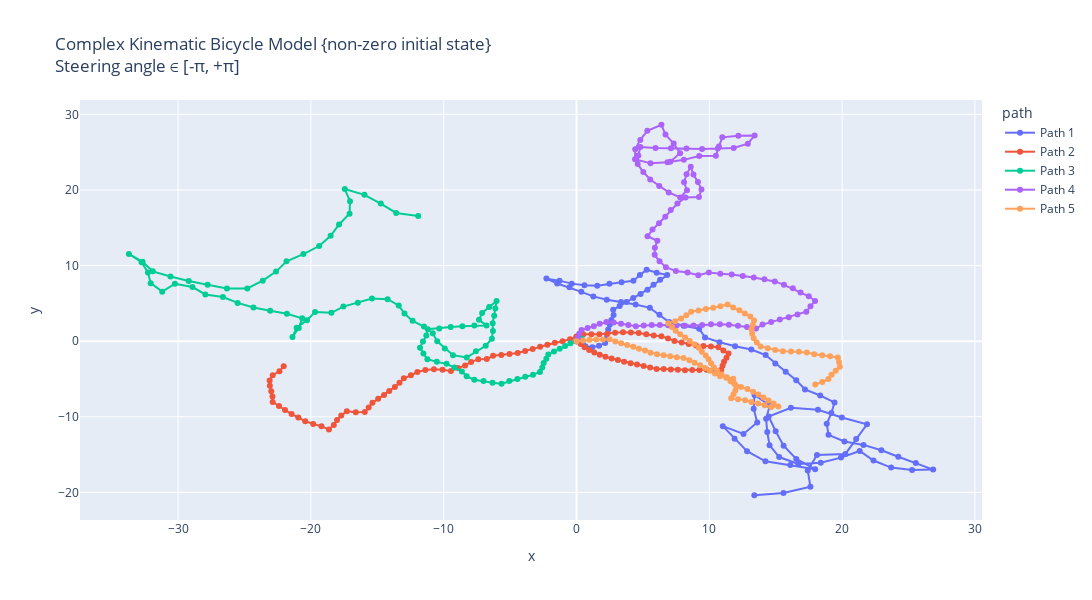

Notebook code cell kept with this figure:
### Markdown cell above
Making analytically more complex path, by introducing acceleration, initial heading and steering angle.
Complex Kinematic Bicycle Model with non-zero initial state : 
Trajectories with constant velocity, initial heading and steering angle as 0; 
But with complex kinematic_bicycle_model methods : kinematic_bicycle_model or kinematic_bicycle_model_w_slip

### Code cell
# Making 5 possible trajectories 
trajectories = []
for i in range (5):
    # Passed initial heading angle randomly (any angle b/w -90 to +90 degrees).
    # Passed acceleration; keeping acceleration constant for each trajectory, in a range of 0-2
    # Effect of acc. in the trajectory can be removed by making a = 0.0 
    # Initial delta can be any angle between -180 to +180 degrees.
    (x_traj, y_traj, θi, δi, a, v_traj) = start_trajectory(v_init = 5, theta_init = round(np.pi * random.uniform(-0.5, 0.5), 2), a = round(random.uniform(0, 2), 2), delta_init = round(np.pi * random.uniform(-1, 1), 2), mode = "complex")
    trajectories.append((x_traj, y_traj, θi, δi, a, v_traj))

# Create a DataFrame for plotting
data = []
for i, (x_traj, y_traj, theta_init, delta_init, a, v_traj) in enumerate(trajectories):
    for x, y, v in zip(x_traj, y_traj, v_traj):
        data.append({"x": x, "y": y, "v": v, "path": f"Path {i+1}"})
df = pd.DataFrame(data)

# Creating the plot using plotly.
fig = px.line(df, x="x", y="y", color="path", custom_data=["v"], title="Complex Kinematic Bicycle Model {non-zero initial state}  <br>Steering angle ∈ [-π, +π]", render_mode="svg")
# Adding hover functionality
fig.update_traces(mode="markers+lines", hovertemplate="<br>".join([
    "v: %{customdata[0]:.2f}",
    "x: %{x:.2f}",
    "y: %{y:.2f}"
]))
fig.update_layout(height=600,width=1130)
fig.show()

# Using matplotlib
plt.figure(figsize=(15, 6))
for i, (x_traj, y_traj, θi, δi, a, v_traj) in enumerate(trajectories):
    # Model built such that a remains same inside; can be randomised by using a random statement.
    # print(x_traj,"\n", y_traj)
    plt.plot(x_traj, y_traj, label=f"Path {i+1}, θi = {θi}, δi = {δi}, a = {a}", alpha = 0.7)
plt.xlabel("x [m]")
plt.ylabel("y [m]")
plt.title("Complex Kinematic Bicycle Model {non-zero initial state} \n Steering angle ∈ [-π, +π]")
plt.grid("True")
plt.legend()
plt.axis('equal')
plt.show()

# Using plt to show the velocity variation w.r.t. time :
dt = 0.1  # Time step
t_end = 10  # 10 seconds
t = np.arange(0, t_end + dt, dt)

plt.figure(figsize=(15, 6))
for i, (x_traj, y_traj, θi, δi, a, v_traj) in enumerate(trajectories):
    # Model built such that a remains same inside; can be randomised by using a random statement.
    # print(x_traj,"\n", y_traj)
    plt.plot(t, v_traj, label=f"Path {i+1}", alpha = 0.7)
plt.ylabel("v [m/s]")
plt.xlabel("t [s]")
plt.grid("True")
plt.title("Velocity variation w.r.t. time")
plt.legend()
plt.show()
